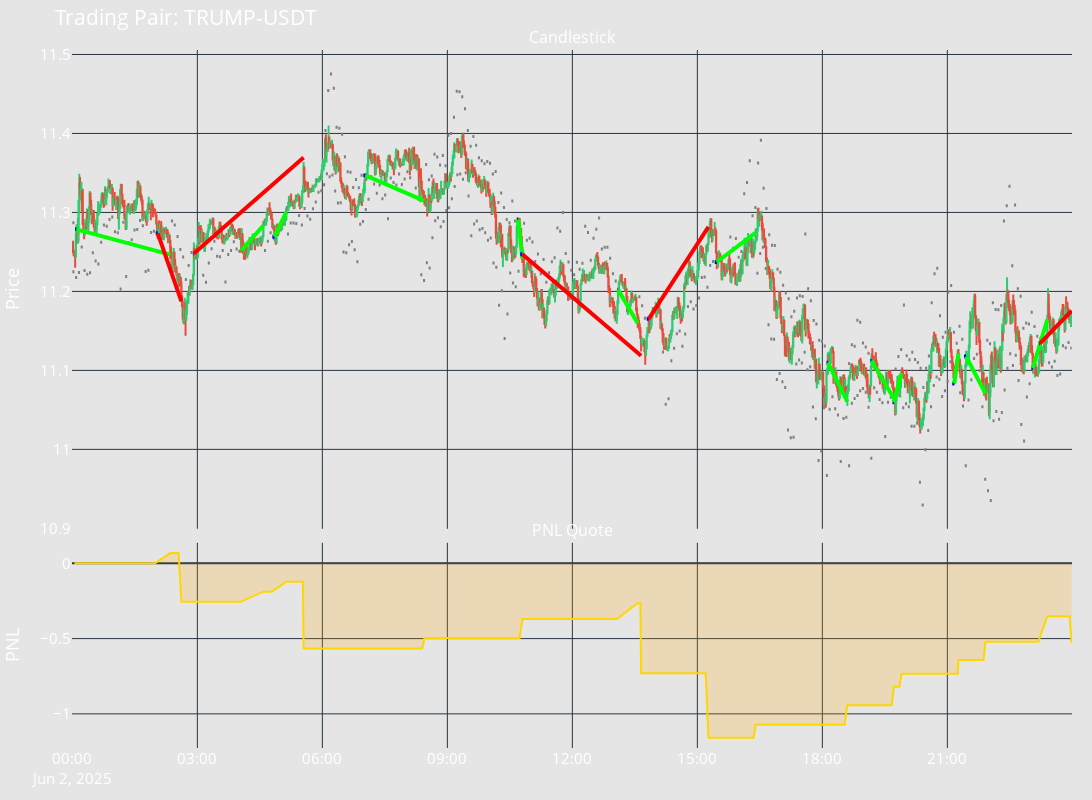

Write notebook code for a chart like this one.
### Code cell
import logging

logging.basicConfig(
    level=logging.WARNING,
    format='%(asctime)s - %(levelname)s - %(message)s'
)

from pyinstrument import Profiler

do_profile = False
profiler = Profiler()
if do_profile:
    profiler.start()

import os
import sys
from datetime import datetime
current_dir = os.getcwd()
sys.path.append(os.path.join(current_dir, '../..'))

from backtesting import backtest_engine

from controllers.market_making import pmm_common
pmm_common.BACKTESTING = True

# start_date = datetime(2025, 5, 31, 22, 43)
# end_date = datetime(2025, 6, 1, 9, 25)

# start_date = datetime(2025, 5, 30)
# end_date = datetime(2025, 6, 1)

start_date = datetime(2025, 5, 25)
end_date = datetime(2025, 6, 2)

start_date = datetime(2025, 4, 19)
end_date = datetime(2025, 4, 26)

start_date = datetime(2025, 6, 1)
end_date = datetime(2025, 6, 4)


engine = backtest_engine.BacktestEngine()
backtest_result = await engine.async_backtest(current_dir, 'v6.yml', start_date, end_date, '1m', 0.0005, 0.0005)
fig = backtest_result.get_backtesting_figure()
fig.show()

if do_profile:
    profiler.stop()
    profiler.print()
